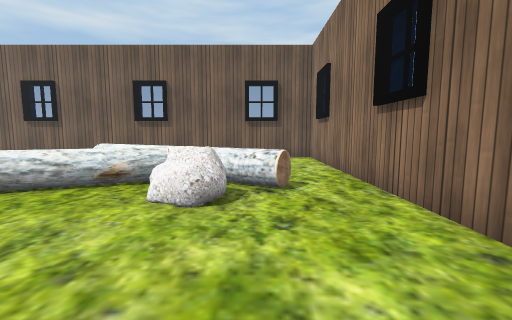
view 1 (above)

19 first-person views from a walk through a scene from a Unity 3-D project. The camera is 0.64 m above the floor, tilts 6° down and sees 90° across. The floor is counted in squares, 0.5 m on a side. Each view is taken from the middle of a square. On the plan, view 1 faces up. The plan holds only what a view shows up to about 12 squares ahead; the rest is blank. The place goes on beyond the plan. The player character is not drawn. Some animated figures are left out. Some surface patterns are stand-ins.

view 2
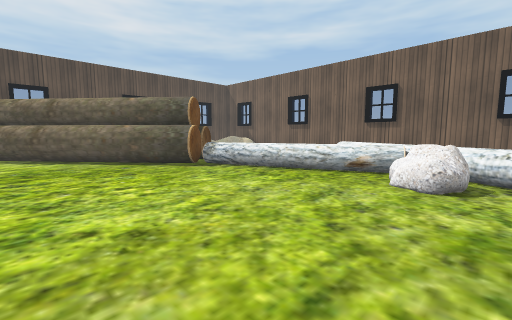

view 3
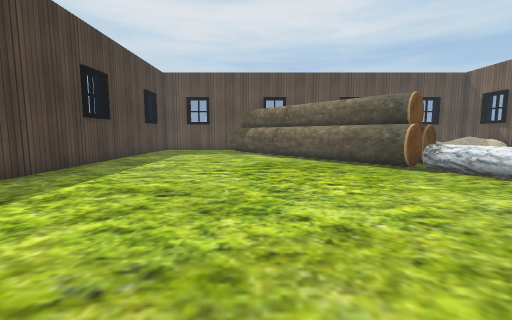

view 4
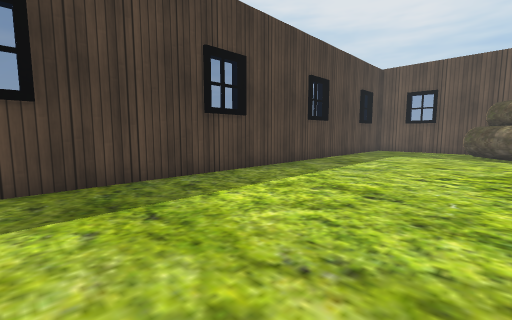

view 5
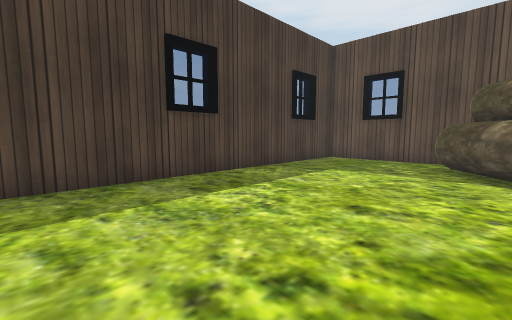

view 6
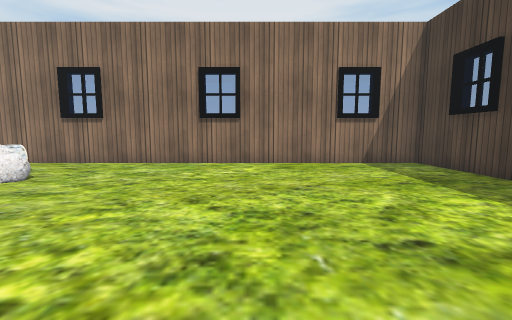

view 7
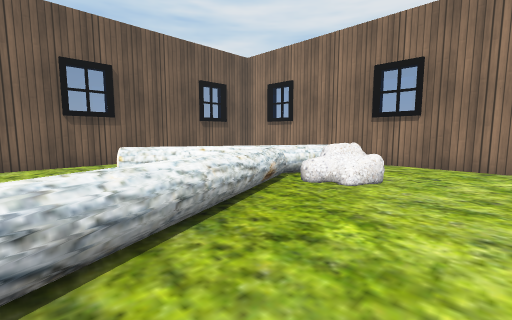

view 8
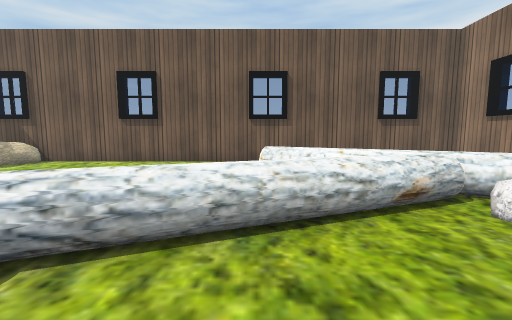

view 9
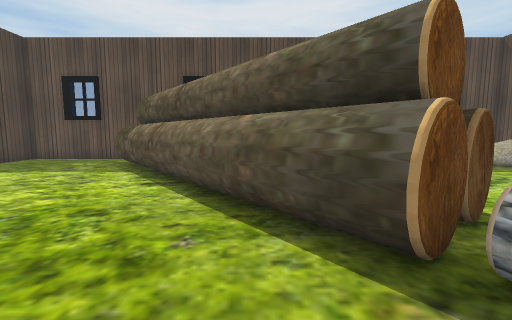

view 10
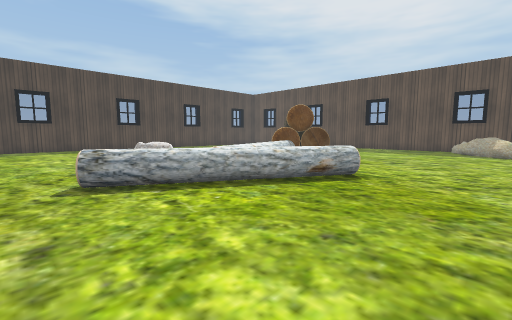

view 11
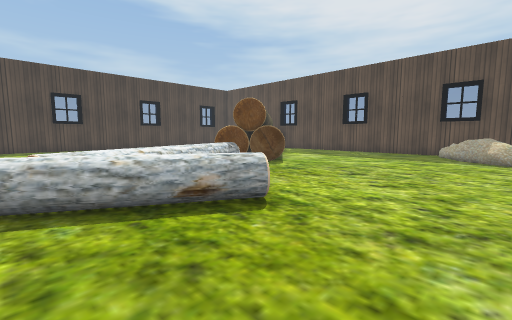

view 12
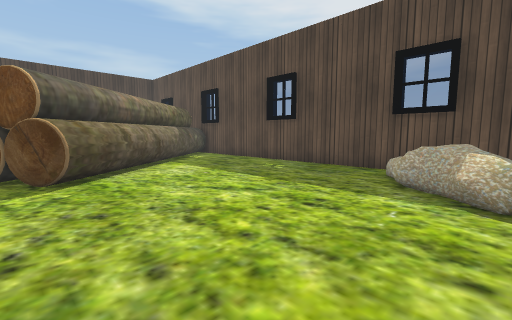

view 13
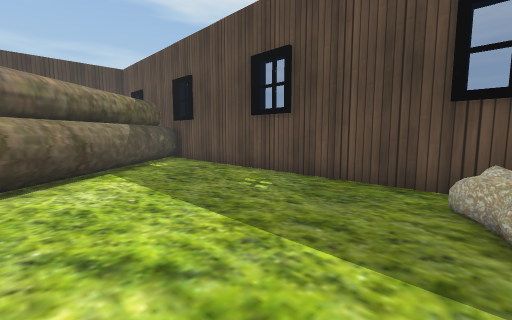

view 14
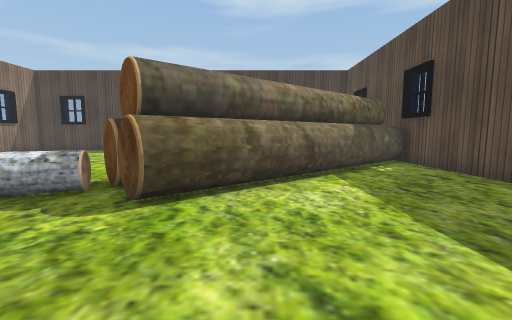

view 15
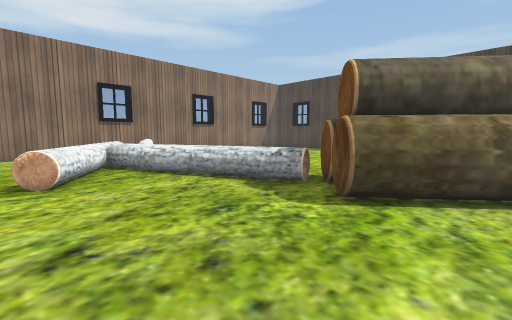

view 16
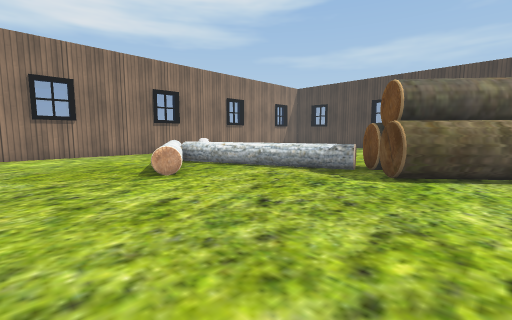

view 17
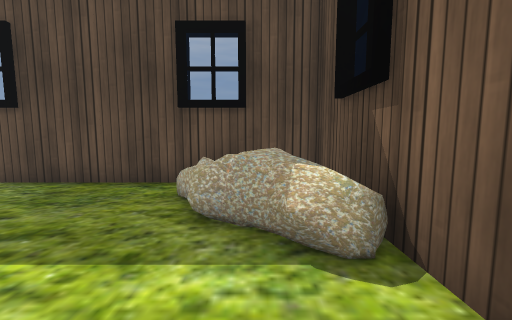

view 18
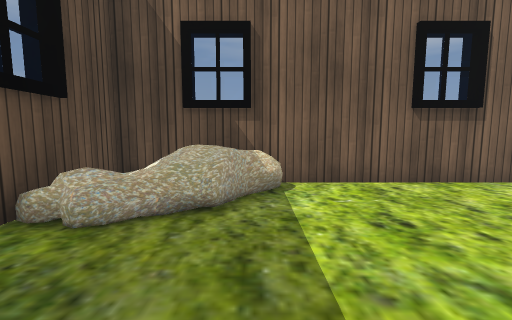

view 19
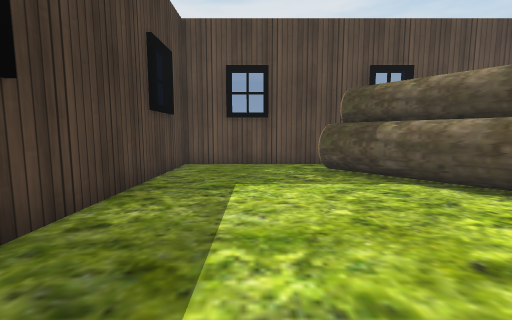

### Floor plan
Key: @ floor where view 1 was taken; # wall or solid block; . floor; O other object.
Columns run from 20 left of view 1 to 3 right of it. Each row starts with its distance up from view 1.
 14 ########################
 13 #  OO..................#
 12 #OOOO..................#
 11 #OOO...................#
 10 #.O............O.......#
  9 #.............OOO......#
  8 #...............OOO....#
  7 #...............OOOOO..#
  6 #........O...OOOOOOOOO.#
  5 #.......OOOOOOO...OO...#
  4 #......OOOOOO......O...#
  3 #....OOOOOOO...........#
  2 #...OOOOOOO............#
  1 #..OOOOOO..............#
  0 #.OOOOOO............@..#
 -1 #OOOOOO................#
 -2 #OOOOO.................#
 -3 #.OO...................#
 -4 #.O....................#
 -5 #......................#
 -6 #......................#
 -7 #......................#
 -8 #......................#
 -9 ########################

Where each view was taken, in squares from view 1:
view 1: 0 up, 0 right, facing up
view 2: 2 down, 0 right, facing up-left
view 3: 2 down, 0 right, facing left
view 4: 2 down, 0 right, facing down-left
view 5: 2 down, 7 left, facing down-left
view 6: 2 down, 8 left, facing right
view 7: 2 up, 8 left, facing up-right
view 8: 2 up, 6 left, facing up
view 9: 2 up, 7 left, facing left
view 10: 13 up, 2 right, facing down-left
view 11: 13 up, 2 left, facing down-left
view 12: 13 up, 10 left, facing down-left
view 13: 11 up, 13 left, facing down-left
view 14: 10 up, 13 left, facing down
view 15: 10 up, 13 left, facing down-right
view 16: 13 up, 13 left, facing down-right
view 17: 12 up, 13 left, facing left
view 18: 7 up, 16 left, facing up
view 19: 6 down, 9 left, facing left
